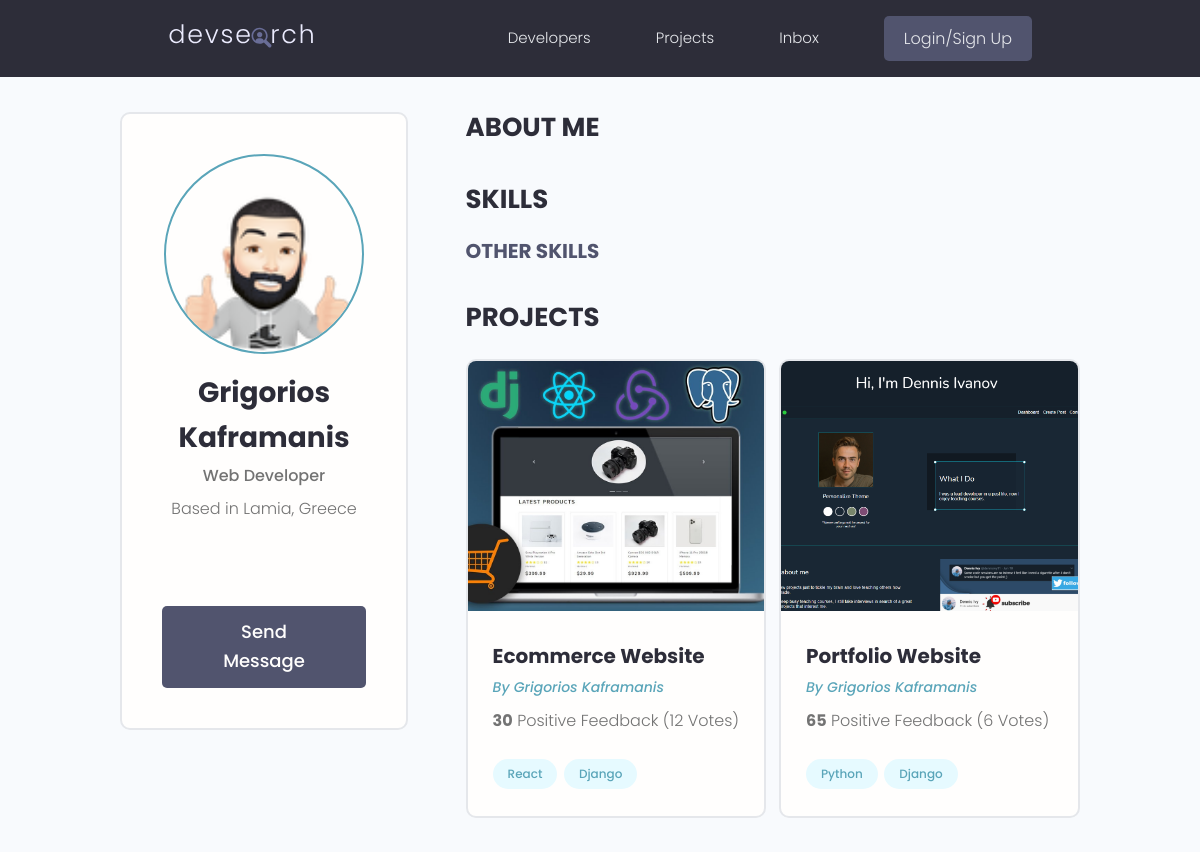
The page /profile/121dd560-5976-4121-a506-64e00254f7ea/ (upper part) on the database as committed earlier.
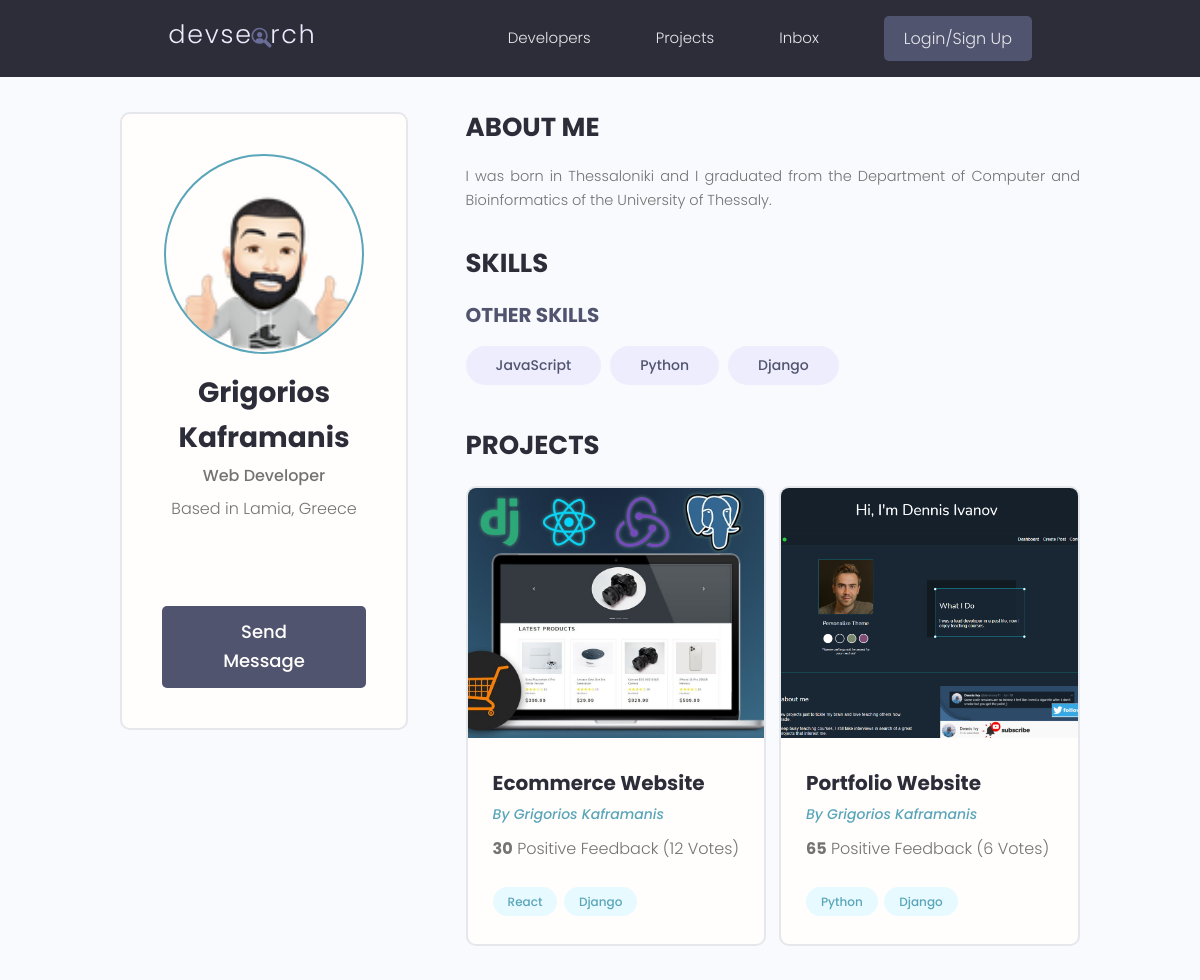
The same page on the database as committed later.
### projects/models.py (models this page shows, shortened)
class Project(models.Model):
    owner = models.ForeignKey(Profile, null=True, blank=True, on_delete=models.SET_NULL)
    title = models.CharField(max_length=200)
    description = models.TextField(null=True, blank=True)
    featured_image = models.ImageField(null=True, blank=True, default="default.jpg")
    demo_link = models.CharField(max_length=2000, null=True, blank=True)
    source_link = models.CharField(max_length=2000, null=True, blank=True)
    tags = models.ManyToManyField("Tag", blank=True)
    vote_total = models.IntegerField(default=0, null=True, blank=True)
    vote_ratio = models.IntegerField(default=0, null=True, blank=True)
    created = models.DateTimeField(auto_now_add=True)
    id = models.UUIDField(default=uuid.uuid4, unique=True, primary_key=True, editable=False)

class Tag(models.Model):
    name = models.CharField(max_length=200)
    created = models.DateTimeField(auto_now_add=True)
    id = models.UUIDField(default=uuid.uuid4, unique=True, primary_key=True, editable=False)
    def __str__(self):
        return self.name

### users/models.py (models this page shows, shortened)
class Profile(models.Model):
    user = models.OneToOneField(User, on_delete=models.CASCADE, null=True, blank=True)
    name = models.CharField(max_length=200, blank=True, null=True)
    email = models.EmailField(max_length=500, blank=True, null=True)
    username = models.CharField(max_length=200, blank=True, null=True)
    location = models.CharField(max_length=200, blank=True, null=True)
    short_intro = models.CharField(max_length=200, blank=True, null=True)
    bio = models.TextField(blank=True, null=True)
    profile_image = models.ImageField(null=True, blank=True, upload_to="profiles/", default="profiles/user-default.png")
    social_github = models.CharField(max_length=200, blank=True, null=True)
    social_twitter = models.CharField(max_length=200, blank=True, null=True)
    social_linkedin = models.CharField(max_length=200, blank=True, null=True)
    social_facebook = models.CharField(max_length=200, blank=True, null=True)
    social_website = models.CharField(max_length=200, blank=True, null=True)
    created = models.DateTimeField(auto_now_add=True)
    id = models.UUIDField(default=uuid.uuid4, unique=True, primary_key=True, editable=False)

class Skill(models.Model):
    owner = models.ForeignKey(Profile, on_delete=models.CASCADE, null=True, blank=True)
    name = models.CharField(max_length=200, null=True, blank=True)
    description = models.TextField(null=True, blank=True)
    created = models.DateTimeField(auto_now_add=True)
    id = models.UUIDField(default=uuid.uuid4, unique=True, primary_key=True, editable=False)

### users/views.py (the view)
# urls.py: path("profile/<str:pk>/", views.user_profile, name="user-profile"),
def user_profile(request, pk):
    profile = Profile.objects.get(id=pk)
    top_skills = profile.skill_set.exclude(description__exact="")
    other_skills = profile.skill_set.filter(description="")
    context = {"profile": profile, "top_skills": top_skills, "other_skills": other_skills}
    return render(request, "users/user-profile.html", context)

### users/templates/users/user-profile.html (shortened to what this page needs)
{% extends "base.html" %}
{% block content %}
  <main class="profile my-md">
    <div class="container">
      <div class="layout">
        <div class="column column--1of3">
          <div class="card text-center">
            <div class="card__body dev">
              <img class="avatar avatar--xl" src="{{ profile.profile_image.url }}"/>
              <h2 class="dev__name">{{ profile.name }}</h2>
              <p class="dev__title">{{ profile.short_intro }}</p>
              <p class="dev__location">Based in {{ profile.location }}</p>
              <ul class="dev__social">
              </ul>
              <a href="#" class="btn btn--sub btn--lg">Send Message </a>
            </div>
          </div>
        </div>
        <div class="column column--2of3">
          <div class="devInfo">
            <h3 class="devInfo__title">About Me</h3>
            <p class="devInfo__about">
              {{ profile.bio }}
            </p>
          </div>
          <div class="devInfo">
            <h3 class="devInfo__title">Skills</h3>
            <div class="devInfo__skills">
              <h3 class="devInfo__subtitle">Other Skills</h3>
              <div class="devInfo__otherSkills">
                {% for skill in other_skills %}
                  <span class="tag tag--pill tag--sub tag--lg">
                  <small>{{ skill.name }}</small>
                </span>
                {% endfor %}
              </div>
            </div>
          </div>
          <div class="devInfo">
            <h3 class="devInfo__title">Projects</h3>
            <div class="grid grid--two">
              {% for project in profile.project_set.all %}
                <div class="column">
                  <div class="card project">
                    <a href="{% url "project" project.id %}" class="project">
                      <img class="project__thumbnail" src="{{ project.featured_image.url }}" alt="project thumbnail"/>
                      <div class="card__body">
                        <h3 class="project__title">{{ project.title }}</h3>
                        <p><a class="project__author" href="{% url "user-profile" project.owner.id %}">By {{ project.owner.name }}</a></p>
                        <p class="project--rating">
                          <span style="font-weight: bold;">{{ project.vote_ratio }}</span>
                          Positive Feedback ({{ project.vote_total }} Vote{{ project.vote_total|pluralize:"s" }})
                        </p>
                        <div class="project__tags">
                          {% for tag in project.tags.all %}
                            <span class="tag tag--pill tag--main">
                              <small>{{ tag }}</small>
                            </span>
                          {% endfor %}
                        </div>
                      </div>
                    </a>
                  </div>
                </div>
              {% endfor %}
            </div>
          </div>
        </div>
      </div>
    </div>
  </main>
{% endblock %}

Rows that differ between the two databases and show on the page:
changed Profile "Grigorios Kaframanis": bio (not shown) → "I was born in Thessaloniki and I graduated from the Department of Computer and Bioinformatics of the University of Thessaly."
added Skill: name "JavaScript"
added Skill: name "Python"
added Skill: name "Django"
